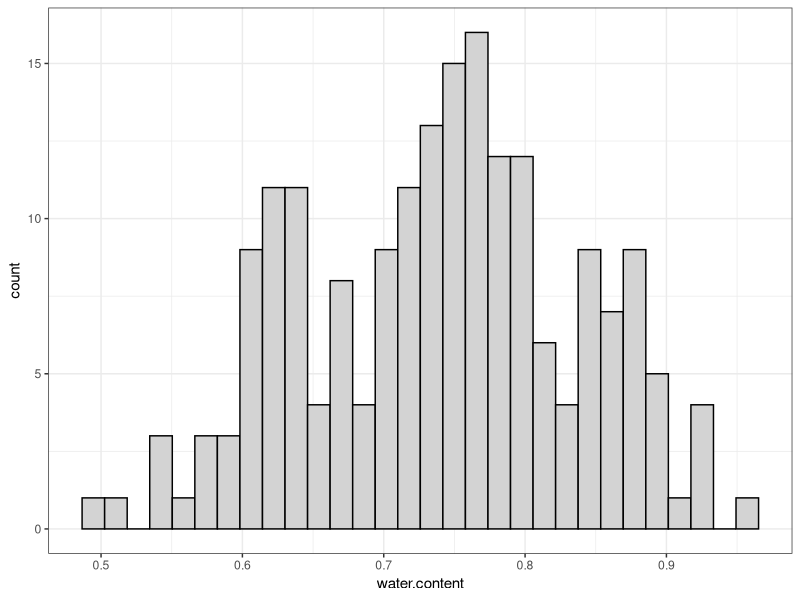
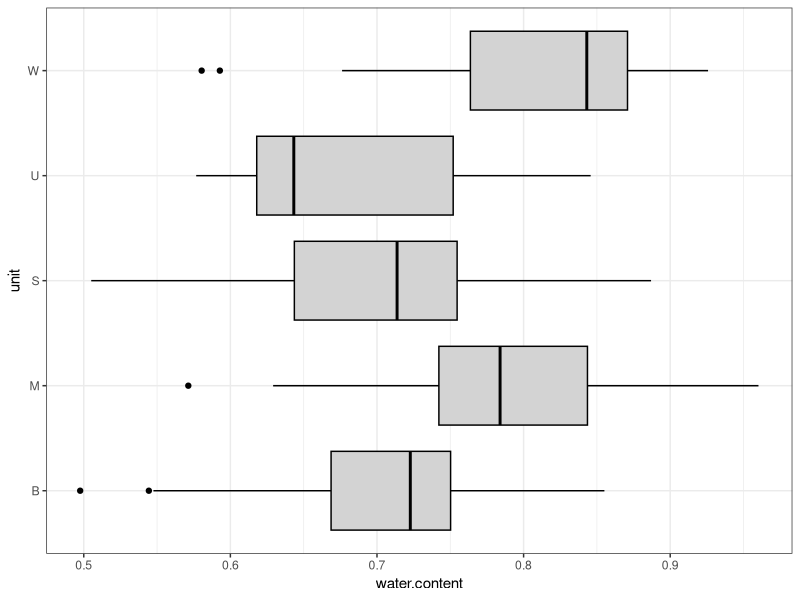
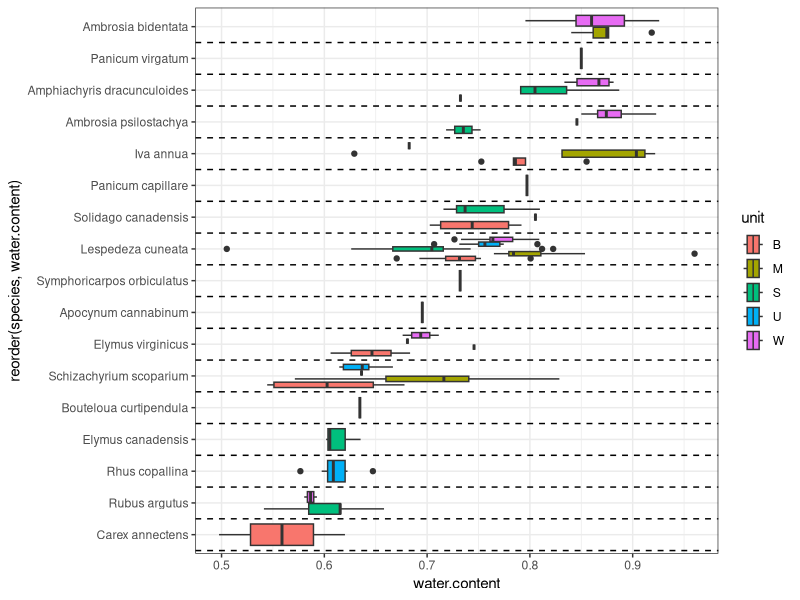
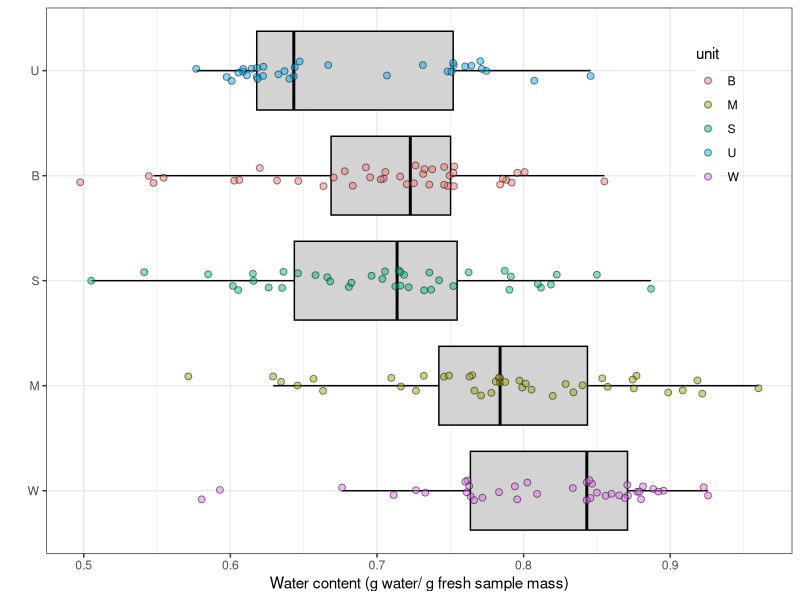
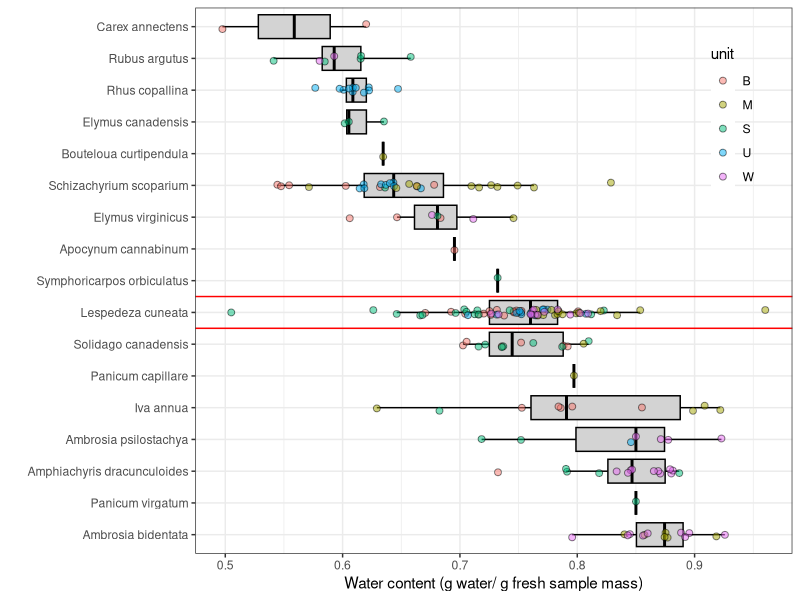
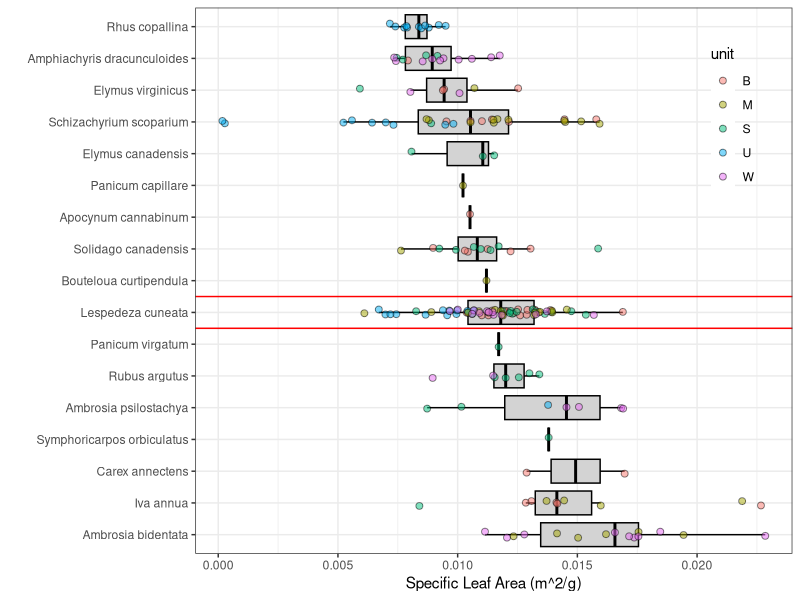

Reproduce these figures in R, in order.

tgpp<-read.csv("./data/tgpp_ecophys.csv")
head(tgpp)
library(ggplot2)

head(tgpp)
# need to calculate water content:
tgpp$water.content<- (tgpp$fresh.mass-tgpp$dry.mass)/tgpp$fresh.mass #units g/g
# need to calculate specific leaf area: 
tgpp$SLA <- tgpp$area / tgpp$dry.mass #units m2 / g


#first, some basic visualization
#histogram:
ggplot(tgpp, aes(x=water.content)) + 
  geom_histogram(color='black', fill='lightgrey') +
  theme_bw()

#boxplot of all data:
ggplot(tgpp, aes(x=water.content, y= unit)) + 
  geom_boxplot(color='black', fill='lightgrey') +
  theme_bw()

#boxplot:
ggplot(tgpp, aes(x=water.content, y=reorder(species, water.content), fill = unit)) + 
  geom_boxplot() +
  theme_bw() +
  geom_hline(yintercept=c(.5,1.5,2.5,3.5,4.5,5.5,6.5,7.5,8.5,9.5,10.5,11.5,12.5, 13.5, 14.5, 15.5, 16.5), color = 'black', linetype = 'dashed')


# water content plots
ggplot(tgpp, aes(x=water.content, y=reorder(unit, -water.content), fill = unit)) + 
  geom_boxplot(color='black', fill = 'lightgrey', outlier.color="NA") + 
  geom_jitter(pch =21, size=2, alpha = 0.5, height=0.1,aes(fill=unit)) +
  theme_bw() +
  theme(legend.position=c(0.9, 0.8),
        legend.background=element_blank()) +
  xlab("Water content (g water/ g fresh sample mass)") +
  ylab("")

ggplot(tgpp, aes(x=water.content, y=reorder(species, -water.content), fill = unit)) + 
  geom_boxplot(color='black', fill = 'lightgrey', outlier.color="NA") + 
  geom_jitter(pch =21, size=2, alpha = 0.5, height=0.1,aes(fill=unit)) +
  theme_bw() +
  theme(legend.position=c(0.9, 0.8),
        legend.background=element_blank()) +
  xlab("Water content (g water/ g fresh sample mass)") +
  ylab("") +
  geom_hline(yintercept=c(7.5,8.5), color = 'red')


# SLA Plots
ggplot(tgpp, aes(x=SLA, y=reorder(species, -SLA), fill = unit)) + 
  geom_boxplot(color='black', fill = 'lightgrey', outlier.color="NA") + 
  geom_jitter(pch =21, size=2, alpha = 0.5, height=0.1,aes(fill=unit)) +
  theme_bw() +
  theme(legend.position=c(0.9, 0.8),
        legend.background=element_blank()) +
  xlab("Specific Leaf Area (m^2/g)") +
  ylab("") +
  geom_hline(yintercept=c(7.5,8.5), color = 'red')



